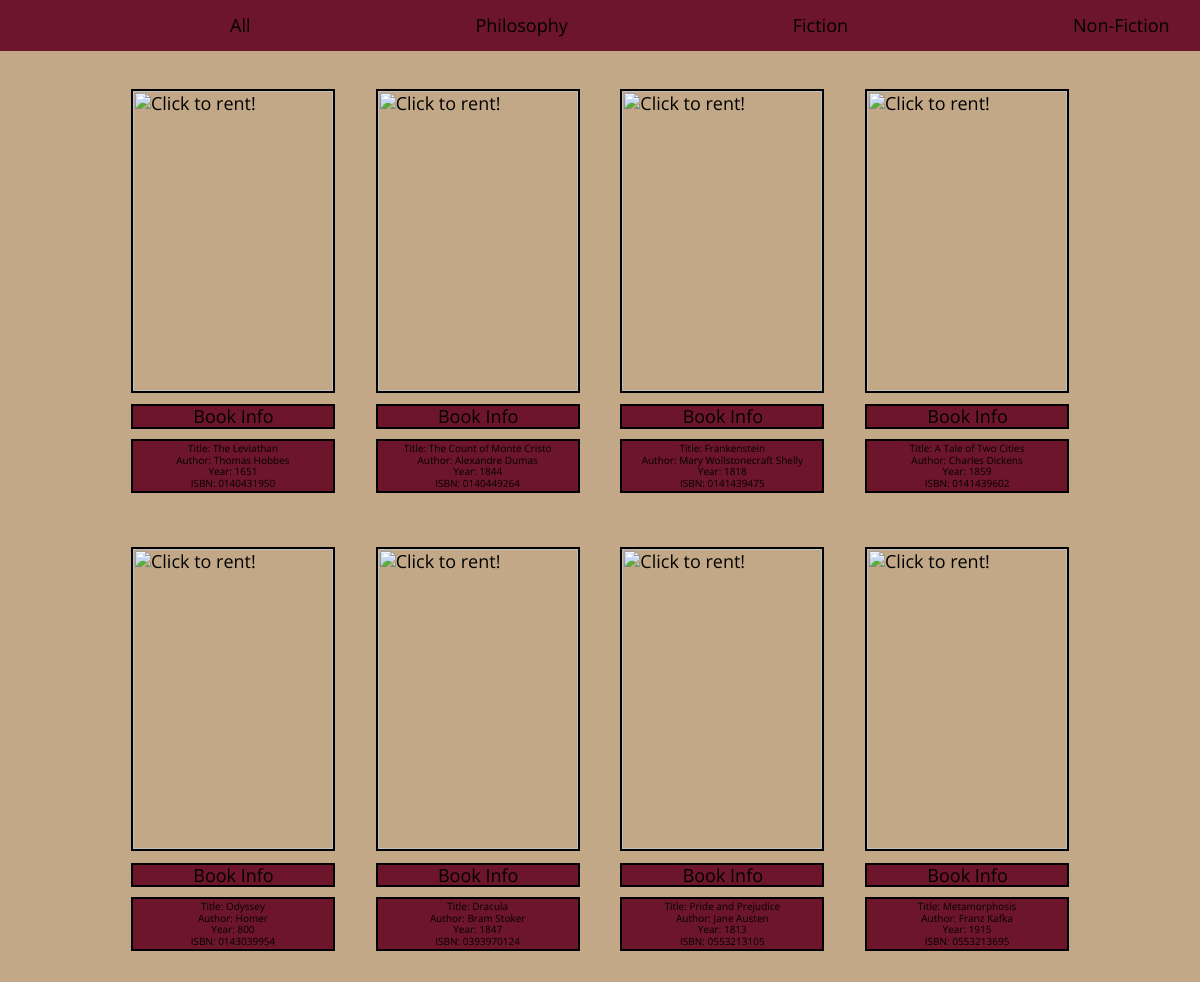
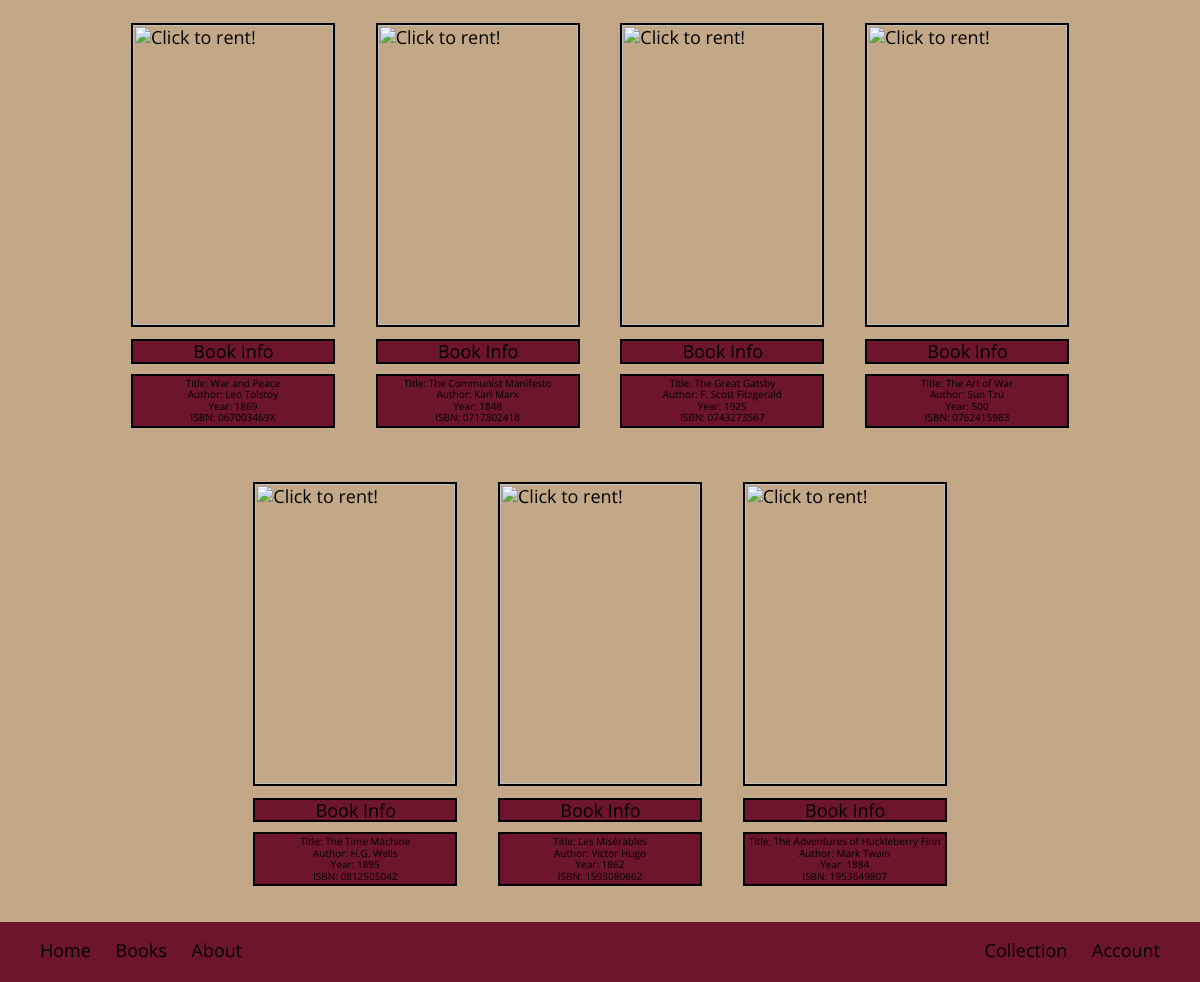
Before: /html&php/library.php (signed in) with the older database file (2 pictures, top to bottom).
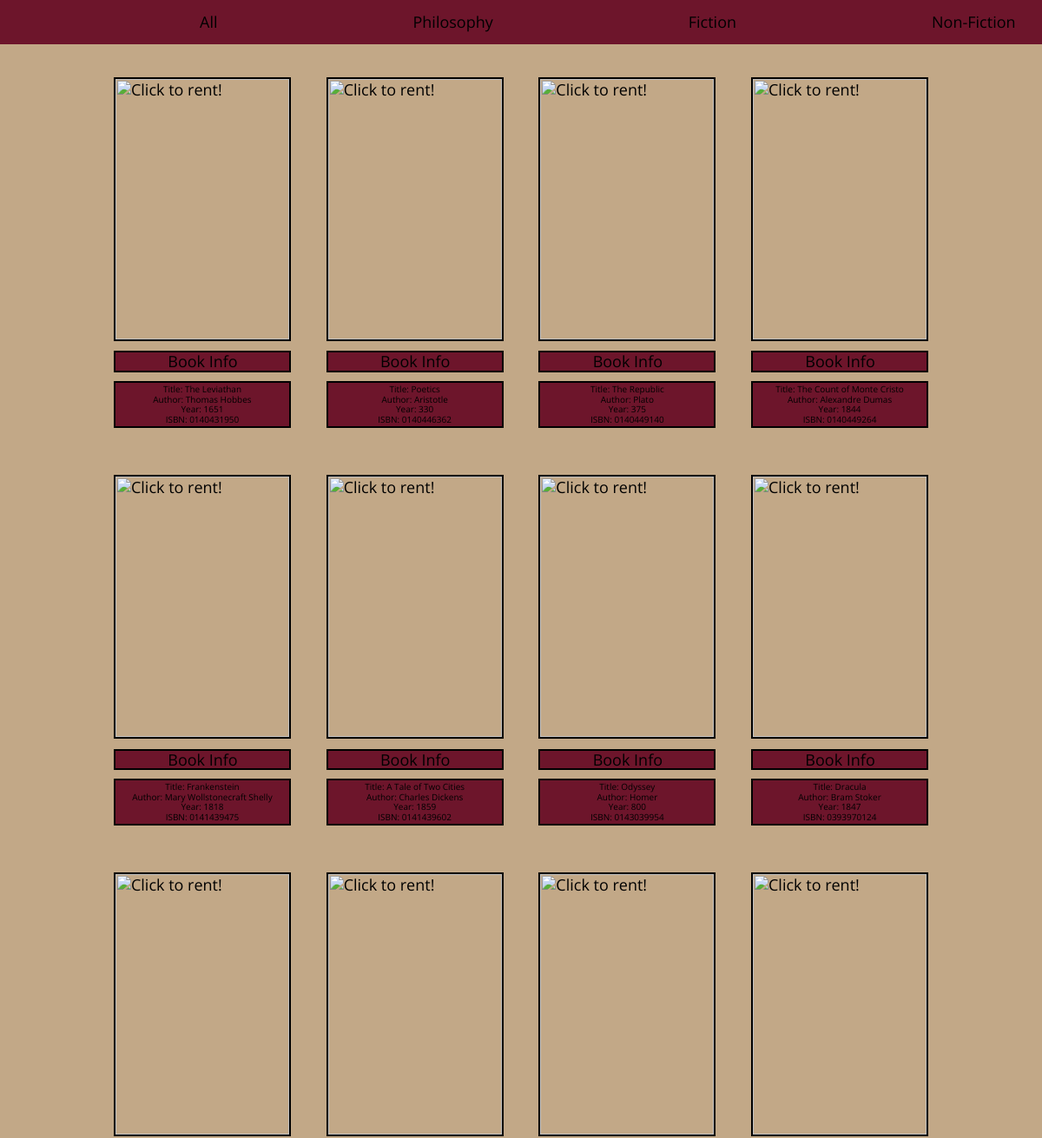
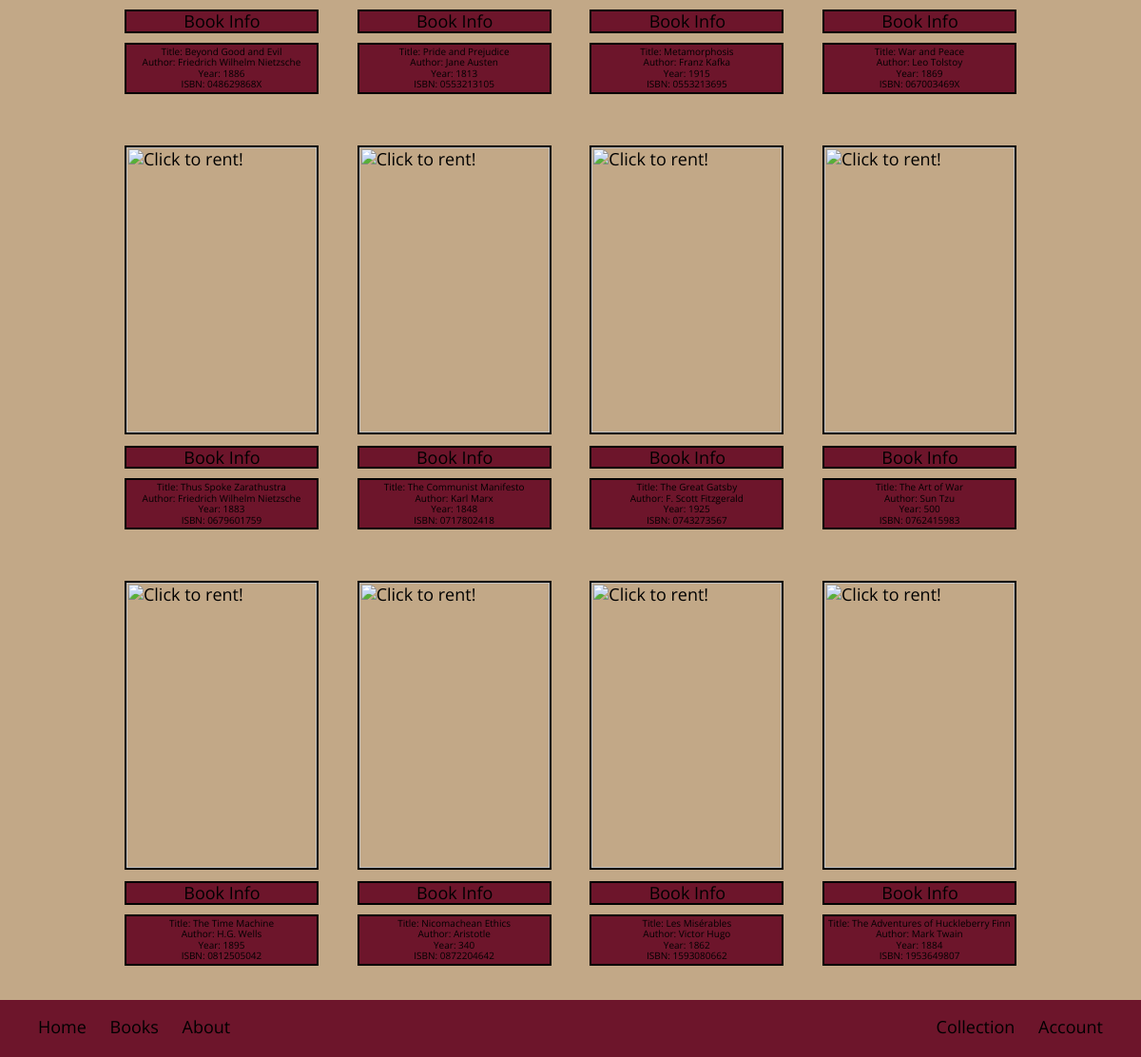
After: the same page with the newer database file (2 pictures, top to bottom).
### tables this page shows
CREATE TABLE IF NOT EXISTS `Books`(
    `bookISBN` VARCHAR(10),
    `bookName` VARCHAR(100),
    `bookAuthor` VARCHAR(50),
    `publisher` VARCHAR(100),
    `year` INT,
    `genreID` INT NOT NULL,
    PRIMARY KEY (`bookISBN`)
);

### php/connectToDBAdmin.php (called while the page is built, shortened)
<?php
class NovelConnection {
	private $host = "localhost";
	private $user = "root";
	private $password = "";
	private $database = "NovelReads";
	private $conn;
	function __construct() {
		$this->conn = $this->connect();
	}
	function connect() {
		$conn = mysqli_connect($this->host,$this->user,$this->password,$this->database);
		return $conn;
	}
	function runQuery($query) {
		$result = mysqli_query($this->conn,$query);
		while($row=mysqli_fetch_assoc($result)) {
			$resultset[] = $row;
		}
		if (!empty($resultset))
			return $resultset;
	}
}
?>

### html&php/library.php (the view, shortened to what this page needs)
<?php
    require "../php/connectToDBAdmin.php";
    $handler = new NovelConnection();
?>
<!DOCTYPE html>
<html lang="en">
    <head>
        <link rel="stylesheet" type="text/css" href="../css/normalize.css">
        <link rel="stylesheet" type="text/css" href="../css/library.css">
    </head>
    <div class="nav-bar">
            <ul class="nav-bar">
                <li><a class="link-space" href="./library.php">All</a></li>
                <li><a class="link-space" href="./library.php?genre=1">Philosophy</a></li>
                <li><a class="link-space" href="./library.php?genre=2">Fiction</a></li>
                <li><a class="link-space" href="./library.php?genre=3">Non-Fiction</a></li>
            </ul>
    </div>
    <div class="product-box">
        <?php
            if (!isset($_GET["genre"])) {
                $product_array = $handler->runQuery("SELECT * FROM `Books` ORDER BY 'bookISBN' ASC");
            } else {
                $product_array = $handler->runQuery("SELECT * FROM `Books` WHERE `genreID` = '$_GET[genre]' ORDER BY 'bookISBN' ASC");
            }
            if (!empty($product_array)) {
                foreach($product_array as $key=>$value) {
        ?>
                    <div class="product-inner-img">
                        <form method="post" action="library.php?action=add&ISBN=<?php echo $product_array[$key]["bookISBN"]; ?>">
                            <input title="Click to rent!" class="product-img" type="image" src="https://covers.openlibrary.org/b/isbn/<?php echo $product_array[$key]["bookISBN"];?>-L.jpg"/>
                        </form>
                        <p class="info-link">
                            <span id="info">Book Info</span>
                            <p class="hidden-info">
                                Title: <?php echo $product_array[$key]["bookName"];?></br>
                                Author: <?php echo $product_array[$key]["bookAuthor"];?></br>
                                Year: <?php echo $product_array[$key]["year"];?></br>
                                ISBN: <?php echo $product_array[$key]["bookISBN"];?></br>
                            </p>
                        </p>
                    </div>
            <?php
                }
            }
            ?>
    </div>
    <div class="footer">
            <p class="footer-text-left">
                <a href="./index.php" class="menu">Home</a>
                <a href="./library.php" class="menu">Books</a>
                <a href="./about.php" class="menu">About</a>
            </p>
            <p class="footer-text-right">
                <?php
                if ($_SESSION['success'] == 1) {
                ?>
                    <a href="./collection.php" class="menu">Collection</a>
                <?php
                }?>
                <a href="./accountinfo.php" class="menu">Account</a>
            </p>
    </div>
</html>

### css/library.css (style rules this page uses)
html, body { background-color: #C2A887; font-family: 'Open Sans';font-size: 18px; justify-content: center; }
div.nav-bar { padding: 10px 0px 10px 0px; background-color: #6D152B; }
ul.nav-bar { margin: 0; padding: 5px; justify-content: space-between; overflow: hidden; }
li { padding: 0 0 0 12.5em; display: block; float: left; list-style-type: none; text-decoration: none; }
a.link-space { text-decoration: none; font-size: 18px; color: inherit; width: 100%; transition: 0.5s; }
div.product-box { margin: 20px 100px 60px 100px; text-align: center; height: inherit; }
div.product-inner-img { position: relative; display: inline-block; padding: 1rem 1rem; vertical-align: middle; transition: 0.5s; }
input.product-img { border: 2px solid black; height: 300px; width: 200px; transition: 0.5s; }
p.info-link { border: 2px solid black; background-color: #6D152B; padding: 0px 59px 0px 60px; margin: 10px 0 10px 0; text-decoration: none; color: black; }
p.hidden-info { font-size: 10px; padding: 2px 2px 2px 2px; border: 2px solid black; background-color: #6D152B; text-decoration: none; color: black; transition: 0.5s; }
.footer { position:fixed; bottom:0; width:100%; height: 60px; background-color: #6D152B; }
.footer-text-left { font-size:18px; padding-left:40px; float:left; word-spacing:20px; text-decoration: none; }
.footer-text-right { font-size:18px; padding-right:40px; float:right; word-spacing:20px; text-decoration: none; }
a.menu { text-decoration: none; color: inherit; transition: 0.5s; }

Changed rows visible on the page:
added books: bookName "Poetics", bookAuthor "Aristotle", year "330", bookISBN "0140446362"
added books: bookName "The Republic", bookAuthor "Plato", year "375", bookISBN "0140449140"
added books: bookName "Beyond Good and Evil", bookAuthor "Friedrich Wilhelm Nietzsche", year "1886", bookISBN "048629868X"
added books: bookName "Thus Spoke Zarathustra", bookAuthor "Friedrich Wilhelm Nietzsche", year "1883", bookISBN "0679601759"
added books: bookName "Nicomachean Ethics", bookAuthor "Aristotle", year "340", bookISBN "0872204642"
